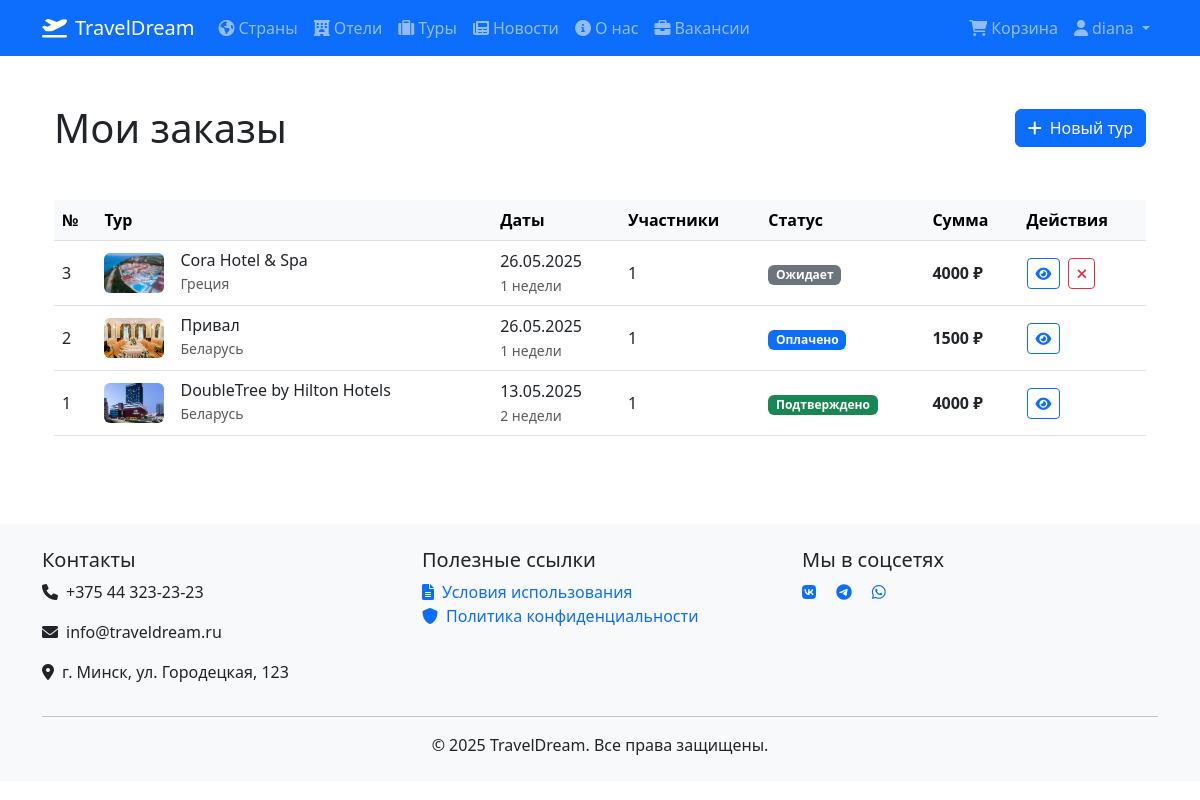
Before: /core/orders/ (signed in) with the older database file.
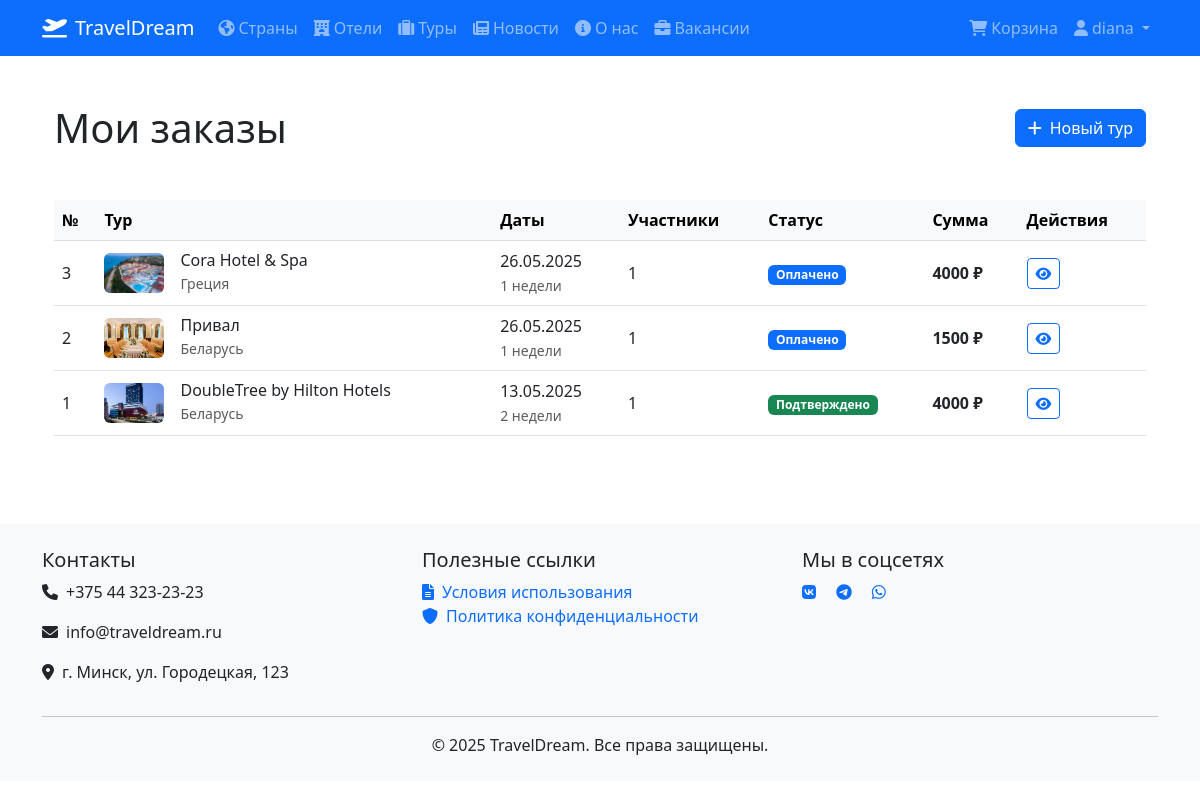
After: the same page with the newer database file.
### core/models.py (models this page shows, shortened)
class Order(models.Model):
    STATUS_CHOICES = [
        ('pending', 'Ожидает'),
        ('confirmed', 'Подтверждено'),
        ('paid', 'Оплачено'),
        ('cancelled', 'Отменено'),
        ('completed', 'Завершено'),
    ]
    client = models.ForeignKey(User, on_delete=models.CASCADE, verbose_name='Клиент', related_name='client_orders')
    manager = models.ForeignKey(
        User,
        on_delete=models.SET_NULL,
        null=True,
        blank=True,
        verbose_name='Менеджер',
        related_name='managed_orders'
    )
    tour = models.ForeignKey(TourPackage, on_delete=models.PROTECT, verbose_name='Турпакет')
    status = models.CharField(
        max_length=10,
        choices=STATUS_CHOICES,
        default='pending',
        verbose_name='Статус'
    )
    created_at = models.DateTimeField(auto_now_add=True, verbose_name='Дата создания')
    updated_at = models.DateTimeField(auto_now=True, verbose_name='Дата обновления')
    notes = models.TextField(verbose_name='Примечания', blank=True)
    participants = models.PositiveIntegerField(
        default=1,
        validators=[MinValueValidator(1)],
        verbose_name='Количество участников'
    )
    total_price = models.DecimalField(
        max_digits=10,
        decimal_places=2,
        verbose_name='Общая стоимость',
        null=True,
        blank=True
    )
    class Meta:
        verbose_name = 'Заказ'
        verbose_name_plural = 'Заказы'
        ordering = ['-created_at']

class TourPackage(models.Model):
    DURATION_CHOICES = [
        (1, '1 неделя'),
        (2, '2 недели'),
        (3, '3 недели'),
        (4, '4 недели'),
    ]
    hotel = models.ForeignKey(Hotel, on_delete=models.CASCADE, verbose_name='Отель')
    duration_weeks = models.PositiveSmallIntegerField(
        choices=DURATION_CHOICES,
        verbose_name='Длительность (недели)'
    )
    departure_date = models.DateField(verbose_name='Дата отправления')
    return_date = models.DateField(verbose_name='Дата возвращения', blank=True, null=True)
    total_price = models.DecimalField(max_digits=10, decimal_places=2, verbose_name='Общая цена', blank=True)
    is_active = models.BooleanField(default=True, verbose_name='Активный тур')
    max_participants = models.PositiveIntegerField(default=20, verbose_name='Макс. участников')
    current_participants = models.PositiveIntegerField(default=0, verbose_name='Текущие участники')
    class Meta:
        verbose_name = 'Турпакет'
        verbose_name_plural = 'Турпакеты'
        ordering = ['departure_date']

class Hotel(models.Model):
    STAR_CHOICES = [
        (1, '1 звезда'),
        (2, '2 звезды'),
        (3, '3 звезды'),
        (4, '4 звезды'),
        (5, '5 звезд'),
    ]
    country = models.ForeignKey(Country, on_delete=models.CASCADE, verbose_name='Страна')
    name = models.CharField(max_length=100, verbose_name='Название отеля')
    stars = models.PositiveSmallIntegerField(choices=STAR_CHOICES, verbose_name='Звездность')
    price_per_day = models.DecimalField(max_digits=10, decimal_places=2, verbose_name='Цена за день')
    description = models.TextField(verbose_name='Описание отеля', blank=True)
    amenities = models.TextField(verbose_name='Удобства', blank=True)
    image = models.ImageField(upload_to='hotels/', verbose_name='Изображение', null=True, blank=True)
    available_rooms = models.PositiveIntegerField(default=0, verbose_name='Доступные номера')
    class Meta:
        verbose_name = 'Отель'
        verbose_name_plural = 'Отели'

class Country(models.Model):
    name = models.CharField(max_length=100, verbose_name='Название страны')
    winter_climate = models.CharField(max_length=100, verbose_name='Зимний климат')
    summer_climate = models.CharField(max_length=100, verbose_name='Летний климат')
    description = models.TextField(verbose_name='Описание страны', blank=True)
    image = models.ImageField(upload_to='countries/', verbose_name='Изображение', null=True, blank=True)
    weather_data = models.JSONField(blank=True, null=True, verbose_name='Данные о погоде')
    weather_last_updated = models.DateTimeField(null=True, blank=True, verbose_name='Последнее обновление погоды')
    capital = models.CharField(max_length=100, verbose_name='Столица', blank=True, null=True)
    class Meta:
        verbose_name = 'Страна'
        verbose_name_plural = 'Страны'

### core/views.py (the view)
# urls.py: path('orders/', views.OrderListView.as_view(), name='order_list'),
class OrderListView(LoginRequiredMixin, ListView):
    model = Order
    template_name = 'core/order_list.html'
    context_object_name = 'orders'
    paginate_by = 10
    def get_queryset(self):
        return Order.objects.filter(
            client=self.request.user
        ).select_related(
            'tour',
            'tour__hotel',
            'tour__hotel__country',
            'manager'
        ).order_by('-created_at')
    def get_context_data(self, **kwargs):
        context = super().get_context_data(**kwargs)
        context['empty_message'] = "У вас пока нет заказов"
        return context

### core/templates/core/order_list.html (shortened to what this page needs)
{% extends 'core/base.html' %}
{% block content %}
<section class="py-5">
    <div class="container">
        <div class="d-flex justify-content-between align-items-center mb-5">
            <h1 class="mb-0">Мои заказы</h1>
            <a href="{% url 'core:tour_list' %}" class="btn btn-primary">
                <i class="fas fa-plus me-2"></i>Новый тур
            </a>
        </div>
        {% if orders %}
        <div class="table-responsive">
            <table class="table table-hover align-middle">
                <thead class="table-light">
                    <tr>
                        <th>№</th>
                        <th>Тур</th>
                        <th>Даты</th>
                        <th>Участники</th>
                        <th>Статус</th>
                        <th>Сумма</th>
                        <th>Действия</th>
                    </tr>
                </thead>
                <tbody>
                    {% for order in orders %}
                    <tr>
                        <td>{{ order.id }}</td>
                        <td>
                            <div class="d-flex align-items-center">
                                {% if order.tour.hotel.image %}
                                <img src="{{ order.tour.hotel.image.url }}"
                                     alt="{{ order.tour.hotel.name }}"
                                     class="rounded me-3"
                                     width="60"
                                     height="40"
                                     style="object-fit: cover;">
                                {% endif %}
                                <div>
                                    <h6 class="mb-0">{{ order.tour.hotel.name }}</h6>
                                    <small class="text-muted">
                                        {{ order.tour.hotel.country.name }}
                                    </small>
                                </div>
                            </div>
                        </td>
                        <td>
                            {{ order.tour.departure_date|date:"d.m.Y" }}<br>
                            <small class="text-muted">{{ order.tour.duration_weeks }} недели</small>
                        </td>
                        <td>{{ order.participants }}</td>
                        <td>
                            <span class="badge
                                {% if order.status == 'confirmed' %}bg-success
                                {% elif order.status == 'paid' %}bg-primary
                                {% elif order.status == 'cancelled' %}bg-danger
                                {% else %}bg-secondary{% endif %}">
                                {{ order.get_status_display }}
                            </span>
                        </td>
                        <td class="fw-bold">
                            {{ order.tour.total_price|floatformat:"0" }} ₽
                        </td>
                        <td>
                            <a href="{% url 'core:order_detail' order.id %}"
                               class="btn btn-sm btn-outline-primary"
                               title="Подробнее">
                                <i class="fas fa-eye"></i>
                            </a>
                            {% if order.status == 'pending' %}
                            <a href="#"
                               class="btn btn-sm btn-outline-danger ms-1"
                               title="Отменить"
                               data-bs-toggle="modal"
                               data-bs-target="#cancelOrderModal{{ order.id }}">
                                <i class="fas fa-times"></i>
                            </a>
                            {% endif %}
                        </td>
                    </tr>
                    {% endfor %}
                </tbody>
            </table>
        </div>
        {% endif %}
    </div>
</section>
{% endblock %}

Changed rows visible on the page:
changed Order "Cora Hotel & Spa": status "Ожидает" → "Оплачено"
